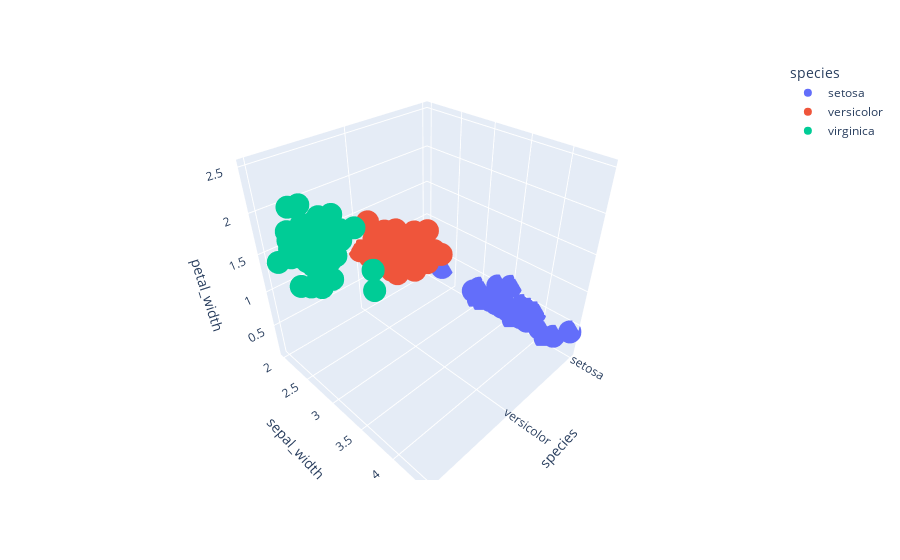

Source (notebook cell):
### Code cell
#8 scatter 3D plot:
fig8 = px.scatter_3d(df,x='species',y='sepal_width',z='petal_width',color='species')
fig8.show()

### Figure 1 — Plotly figure (JSON) as saved in the notebook; plotly's stock layout.template omitted (floating-point values rounded to 4 significant figures)
{"data": [{"hovertemplate": "species=%{x}<br>sepal_width=%{y}<br>petal_width=%{z}<extra></extra>", "legendgroup": "setosa", "marker": {"color": "#636efa", "symbol": "circle"}, "mode": "markers", "name": "setosa", "scene": "scene", "showlegend": true, "type": "scatter3d", "x": ["setosa", "setosa", "setosa", "setosa", "setosa", "setosa", "setosa", "setosa", "setosa", "setosa", "setosa", "setosa", "setosa", "setosa", "setosa", "setosa", "setosa", "setosa", "setosa", "setosa", "setosa", "setosa", "setosa", "setosa", "setosa", "setosa", "setosa", "setosa", "setosa", "setosa", "setosa", "setosa", "setosa", "setosa", "setosa", "setosa", "setosa", "setosa", "setosa", "setosa", "setosa", "setosa", "setosa", "setosa", "setosa", "setosa", "setosa", "setosa", "setosa", "setosa"], "y": [3.5, 3.0, 3.2, 3.1, 3.6, 3.9, 3.4, 3.4, 2.9, 3.1, 3.7, 3.4, 3.0, 3.0, 4.0, 4.4, 3.9, 3.5, 3.8, 3.8, 3.4, 3.7, 3.6, 3.3, 3.4, 3.0, 3.4, 3.5, 3.4, 3.2, 3.1, 3.4, 4.1, 4.2, 3.1, 3.2, 3.5, 3.6, 3.0, 3.4, 3.5, 2.3, 3.2, 3.5, 3.8, 3.0, 3.8, 3.2, 3.7, 3.3], "z": [0.2, 0.2, 0.2, 0.2, 0.2, 0.4, 0.3, 0.2, 0.2, 0.1, 0.2, 0.2, 0.1, 0.1, 0.2, 0.4, 0.4, 0.3, 0.3, 0.3, 0.2, 0.4, 0.2, 0.5, 0.2, 0.2, 0.4, 0.2, 0.2, 0.2, 0.2, 0.4, 0.1, 0.2, 0.2, 0.2, 0.2, 0.1, 0.2, 0.2, 0.3, 0.3, 0.2, 0.6, 0.4, 0.3, 0.2, 0.2, 0.2, 0.2]}, {"hovertemplate": "species=%{x}<br>sepal_width=%{y}<br>petal_width=%{z}<extra></extra>", "legendgroup": "versicolor", "marker": {"color": "#EF553B", "symbol": "circle"}, "mode": "markers", "name": "versicolor", "scene": "scene", "showlegend": true, "type": "scatter3d", "x": ["versicolor", "versicolor", "versicolor", "versicolor", "versicolor", "versicolor", "versicolor", "versicolor", "versicolor", "versicolor", "versicolor", "versicolor", "versicolor", "versicolor", "versicolor", "versicolor", "versicolor", "versicolor", "versicolor", "versicolor", "versicolor", "versicolor", "versicolor", "versicolor", "versicolor", "versicolor", "versicolor", "versicolor", "versicolor", "versicolor", "versicolor", "versicolor", "versicolor", "versicolor", "versicolor", "versicolor", "versicolor", "versicolor", "versicolor", "versicolor", "versicolor", "versicolor", "versicolor", "versicolor", "versicolor", "versicolor", "versicolor", "versicolor", "versicolor", "versicolor"], "y": [3.2, 3.2, 3.1, 2.3, 2.8, 2.8, 3.3, 2.4, 2.9, 2.7, 2.0, 3.0, 2.2, 2.9, 2.9, 3.1, 3.0, 2.7, 2.2, 2.5, 3.2, 2.8, 2.5, 2.8, 2.9, 3.0, 2.8, 3.0, 2.9, 2.6, 2.4, 2.4, 2.7, 2.7, 3.0, 3.4, 3.1, 2.3, 3.0, 2.5, 2.6, 3.0, 2.6, 2.3, 2.7, 3.0, 2.9, 2.9, 2.5, 2.8], "z": [1.4, 1.5, 1.5, 1.3, 1.5, 1.3, 1.6, 1.0, 1.3, 1.4, 1.0, 1.5, 1.0, 1.4, 1.3, 1.4, 1.5, 1.0, 1.5, 1.1, 1.8, 1.3, 1.5, 1.2, 1.3, 1.4, 1.4, 1.7, 1.5, 1.0, 1.1, 1.0, 1.2, 1.6, 1.5, 1.6, 1.5, 1.3, 1.3, 1.3, 1.2, 1.4, 1.2, 1.0, 1.3, 1.2, 1.3, 1.3, 1.1, 1.3]}, {"hovertemplate": "species=%{x}<br>sepal_width=%{y}<br>petal_width=%{z}<extra></extra>", "legendgroup": "virginica", "marker": {"color": "#00cc96", "symbol": "circle"}, "mode": "markers", "name": "virginica", "scene": "scene", "showlegend": true, "type": "scatter3d", "x": ["virginica", "virginica", "virginica", "virginica", "virginica", "virginica", "virginica", "virginica", "virginica", "virginica", "virginica", "virginica", "virginica", "virginica", "virginica", "virginica", "virginica", "virginica", "virginica", "virginica", "virginica", "virginica", "virginica", "virginica", "virginica", "virginica", "virginica", "virginica", "virginica", "virginica", "virginica", "virginica", "virginica", "virginica", "virginica", "virginica", "virginica", "virginica", "virginica", "virginica", "virginica", "virginica", "virginica", "virginica", "virginica", "virginica", "virginica", "virginica", "virginica", "virginica"], "y": [3.3, 2.7, 3.0, 2.9, 3.0, 3.0, 2.5, 2.9, 2.5, 3.6, 3.2, 2.7, 3.0, 2.5, 2.8, 3.2, 3.0, 3.8, 2.6, 2.2, 3.2, 2.8, 2.8, 2.7, 3.3, 3.2, 2.8, 3.0, 2.8, 3.0, 2.8, 3.8, 2.8, 2.8, 2.6, 3.0, 3.4, 3.1, 3.0, 3.1, 3.1, 3.1, 2.7, 3.2, 3.3, 3.0, 2.5, 3.0, 3.4, 3.0], "z": [2.5, 1.9, 2.1, 1.8, 2.2, 2.1, 1.7, 1.8, 1.8, 2.5, 2.0, 1.9, 2.1, 2.0, 2.4, 2.3, 1.8, 2.2, 2.3, 1.5, 2.3, 2.0, 2.0, 1.8, 2.1, 1.8, 1.8, 1.8, 2.1, 1.6, 1.9, 2.0, 2.2, 1.5, 1.4, 2.3, 2.4, 1.8, 1.8, 2.1, 2.4, 2.3, 1.9, 2.3, 2.5, 2.3, 1.9, 2.0, 2.3, 1.8]}], "layout": {"legend": {"title": {"text": "species"}, "tracegroupgap": 0}, "margin": {"t": 60}, "scene": {"domain": {"x": [0, 1], "y": [0, 1]}, "xaxis": {"categoryarray": ["setosa", "versicolor", "virginica"], "categoryorder": "array", "title": {"text": "species"}}, "yaxis": {"title": {"text": "sepal_width"}}, "zaxis": {"title": {"text": "petal_width"}}}}}
